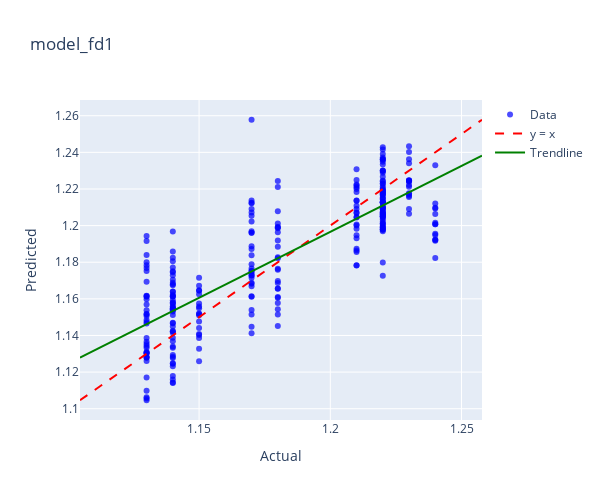
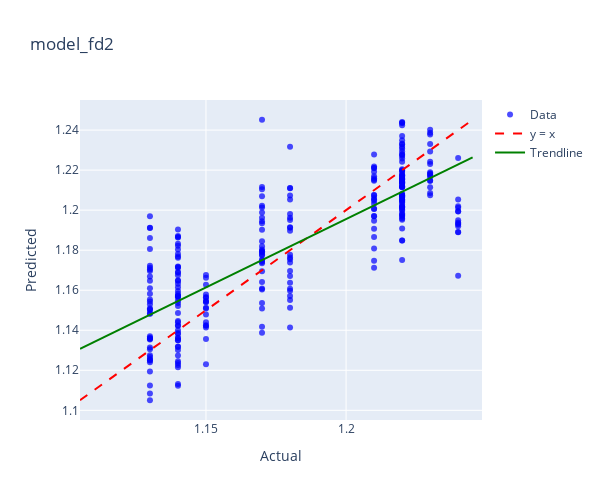
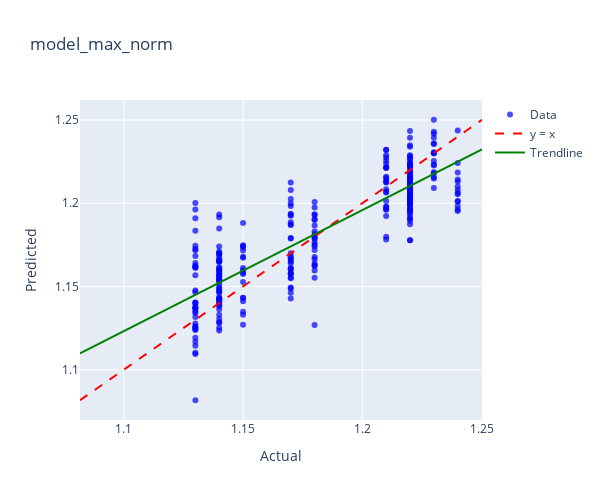
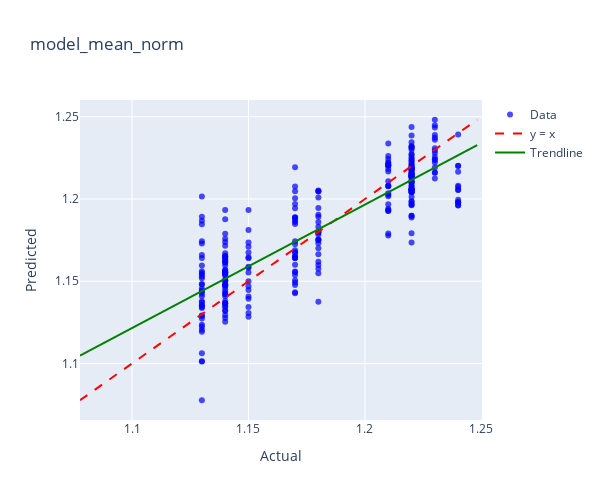

These figures' notebook cell, in order:
### Code cell
model_dict = {
    'model_fd1': (model_fd1, protein_fd1),
    'model_fd2': (model_fd2, protein_fd2),
    'model_max_norm': (model_max_norm, protein_max_norm),
    'model_mean_norm': (model_mean_norm, protein_mean_norm),
    'model_msc': (model_msc, protein_msc),
    'model_ori': (model_ori, protein_ori),
    'model_range_norm': (model_range_norm, protein_range_norm),
    'model_sg1': (model_sg1, protein_sg1),
    'model_sg2': (model_sg2, protein_sg2),
    'model_snv': (model_snv, protein_snv),
}

for name, (model, data) in model_dict.items():
    print(f"Plotting for {name}")
    plot_actual_vs_predicted_plotly(model, data, 'PROTEIN',name)

### Figure 1 — Plotly figure (JSON) as saved in the notebook; plotly's stock layout.template omitted (floating-point values rounded to 4 significant figures; data arrays with more than 128 entries replaced by an {"elided": "..."} marker saying what was removed)
{"data": [{"hovertemplate": "Index: %{text}<br>Actual: %{x}<br>Predicted: %{y}<extra></extra>", "marker": {"color": "blue", "opacity": 0.7, "size": 6}, "mode": "markers", "name": "Data", "text": {"elided": "287 str values"}, "type": "scatter", "x": {"elided": "287 float values"}, "y": {"elided": "287 float values"}}, {"line": {"color": "red", "dash": "dash"}, "mode": "lines", "name": "y = x", "type": "scatter", "x": [1.105, 1.258], "y": [1.105, 1.258]}, {"line": {"color": "green", "width": 2}, "mode": "lines", "name": "Trendline", "type": "scatter", "x": [1.105, 1.258], "y": [1.128, 1.238]}], "layout": {"height": 500, "title": {"text": "model_fd1"}, "width": 600, "xaxis": {"title": {"text": "Actual"}}, "yaxis": {"title": {"text": "Predicted"}}}}

### Figure 2 — Plotly figure (JSON) as saved in the notebook; plotly's stock layout.template omitted (floating-point values rounded to 4 significant figures; data arrays with more than 128 entries replaced by an {"elided": "..."} marker saying what was removed)
{"data": [{"hovertemplate": "Index: %{text}<br>Actual: %{x}<br>Predicted: %{y}<extra></extra>", "marker": {"color": "blue", "opacity": 0.7, "size": 6}, "mode": "markers", "name": "Data", "text": {"elided": "287 str values"}, "type": "scatter", "x": {"elided": "287 float values"}, "y": {"elided": "287 float values"}}, {"line": {"color": "red", "dash": "dash"}, "mode": "lines", "name": "y = x", "type": "scatter", "x": [1.105, 1.245], "y": [1.105, 1.245]}, {"line": {"color": "green", "width": 2}, "mode": "lines", "name": "Trendline", "type": "scatter", "x": [1.105, 1.245], "y": [1.131, 1.226]}], "layout": {"height": 500, "title": {"text": "model_fd2"}, "width": 600, "xaxis": {"title": {"text": "Actual"}}, "yaxis": {"title": {"text": "Predicted"}}}}

### Figure 3 — Plotly figure (JSON) as saved in the notebook; plotly's stock layout.template omitted (floating-point values rounded to 4 significant figures; data arrays with more than 128 entries replaced by an {"elided": "..."} marker saying what was removed)
{"data": [{"hovertemplate": "Index: %{text}<br>Actual: %{x}<br>Predicted: %{y}<extra></extra>", "marker": {"color": "blue", "opacity": 0.7, "size": 6}, "mode": "markers", "name": "Data", "text": {"elided": "287 str values"}, "type": "scatter", "x": {"elided": "287 float values"}, "y": {"elided": "287 float values"}}, {"line": {"color": "red", "dash": "dash"}, "mode": "lines", "name": "y = x", "type": "scatter", "x": [1.082, 1.25], "y": [1.082, 1.25]}, {"line": {"color": "green", "width": 2}, "mode": "lines", "name": "Trendline", "type": "scatter", "x": [1.082, 1.25], "y": [1.11, 1.232]}], "layout": {"height": 500, "title": {"text": "model_max_norm"}, "width": 600, "xaxis": {"title": {"text": "Actual"}}, "yaxis": {"title": {"text": "Predicted"}}}}

### Figure 4 — Plotly figure (JSON) as saved in the notebook; plotly's stock layout.template omitted (floating-point values rounded to 4 significant figures; data arrays with more than 128 entries replaced by an {"elided": "..."} marker saying what was removed)
{"data": [{"hovertemplate": "Index: %{text}<br>Actual: %{x}<br>Predicted: %{y}<extra></extra>", "marker": {"color": "blue", "opacity": 0.7, "size": 6}, "mode": "markers", "name": "Data", "text": {"elided": "287 str values"}, "type": "scatter", "x": {"elided": "287 float values"}, "y": {"elided": "287 float values"}}, {"line": {"color": "red", "dash": "dash"}, "mode": "lines", "name": "y = x", "type": "scatter", "x": [1.078, 1.248], "y": [1.078, 1.248]}, {"line": {"color": "green", "width": 2}, "mode": "lines", "name": "Trendline", "type": "scatter", "x": [1.078, 1.248], "y": [1.105, 1.233]}], "layout": {"height": 500, "title": {"text": "model_mean_norm"}, "width": 600, "xaxis": {"title": {"text": "Actual"}}, "yaxis": {"title": {"text": "Predicted"}}}}
